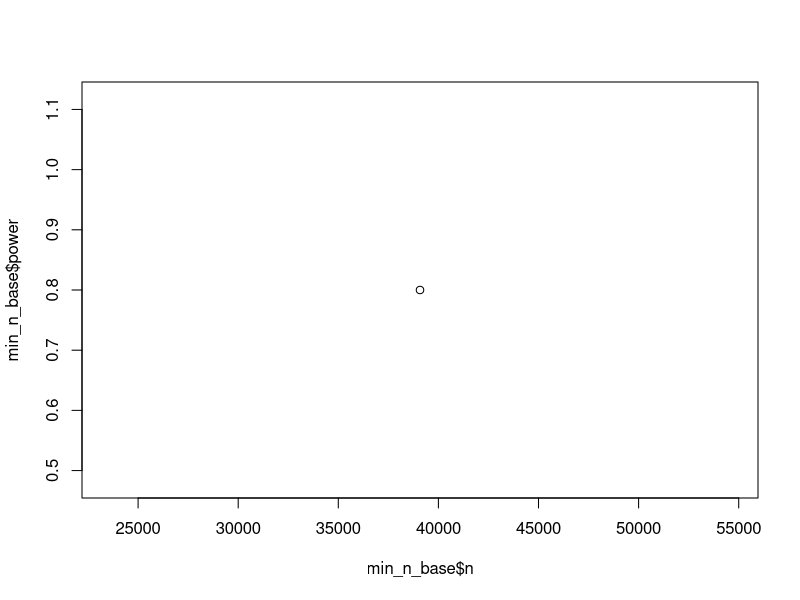
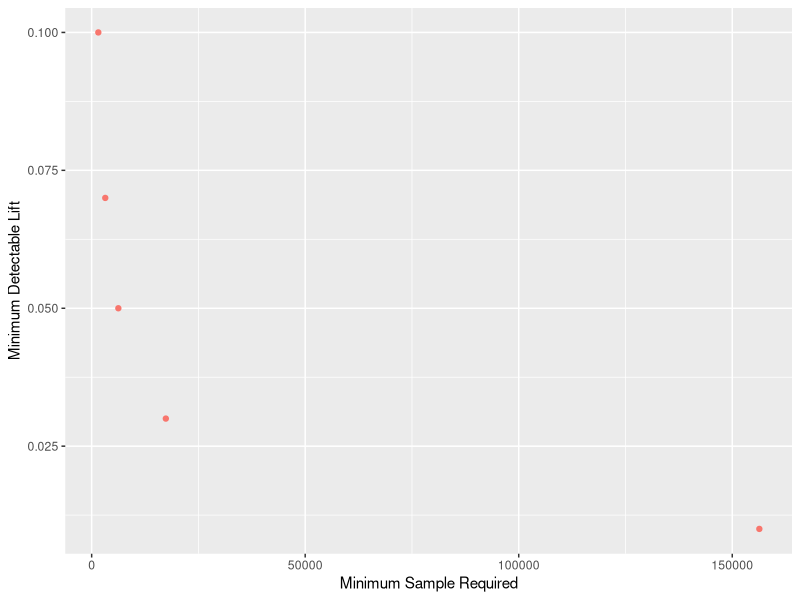
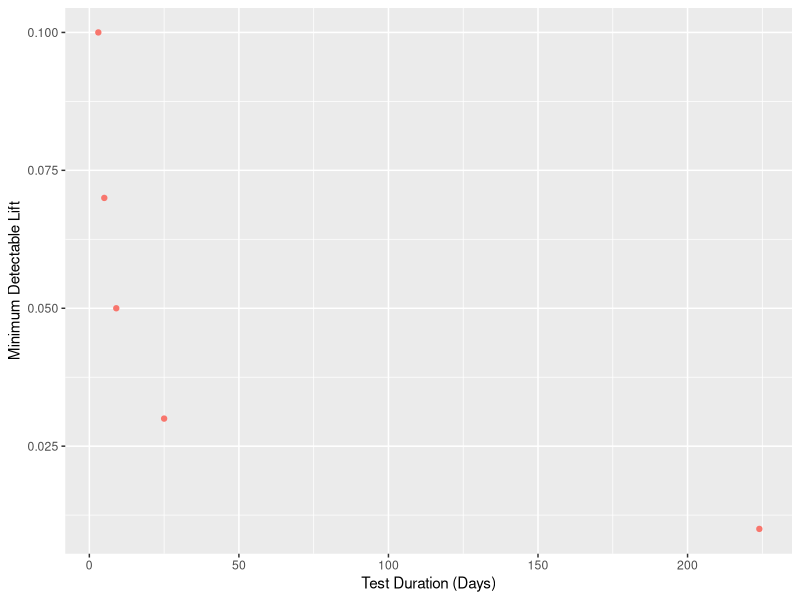
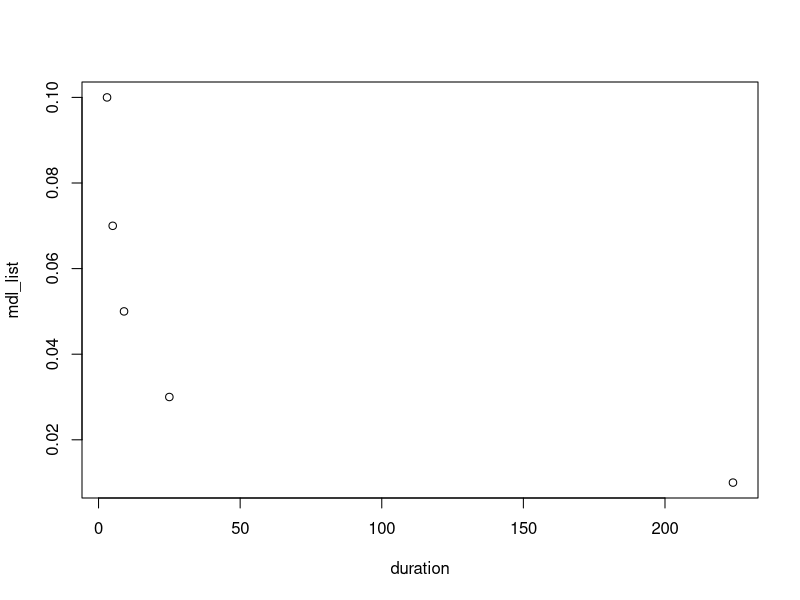
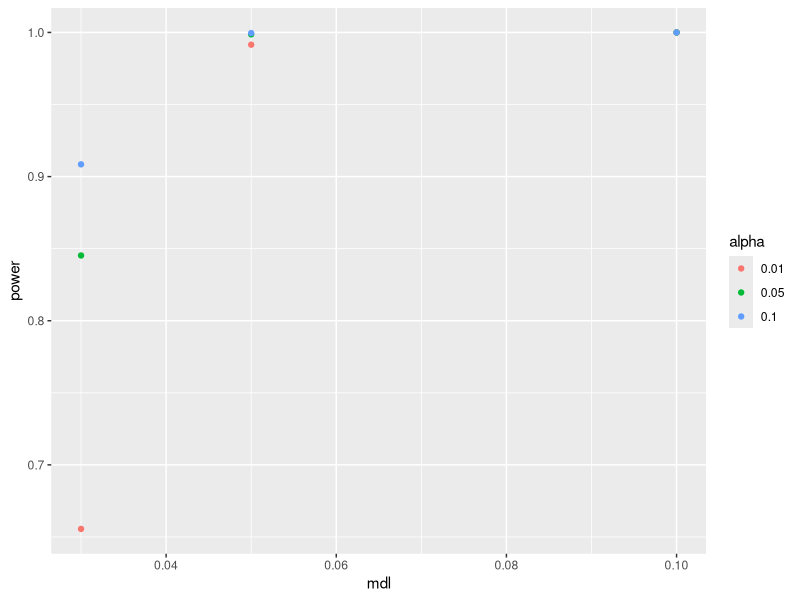

The R script that drew these images, in order:
##----------------------------------------------------------------
# IAA Homework 5: Power Curve Base Script
# Aaron Baker (ambaker31991@gmail.com)
##----------------------------------------------------------------

rm(list = ls())

require(dplyr)
require(ggplot2)
require(scales)

#--------------------------------------
# Calculate minimum sample size
#--------------------------------------

# Estimates of the control parameters:
p0 <- 0.501 # This typically comes from the historical data
daily_sample_amount <- 1400 # This typically the average historical daily amount in the time period expecting to test

#Set of minimum sample size parameters
alpha <- 0.05 #the probability of a false positive
beta <- 0.20 #the probability of a false negative
power <- 1 - beta #the probability of a true positive
mdl <- 0.02 # the minimum detectable lift to design test for. defined as the % difference
smp_ratio <- 1 #equal sample size in each variant 
direction <- 'two.sided' #type of test

#Calculate the minimum sample size (continuous) using power.t.test (base R)
min_n_base <- power.prop.test(n=NULL, #leaving this Null will return the minimum sample required
                           p1=p0,
                           p2=(p0*(1+mdl)),
                           sig.level=alpha, 
                           power=power, 
                           alternative=c(direction))

min_n_base$n #note this is per variant
plot(min_n_base$n, min_n_base$power)

## POWER CURVE ONE ## Hannah PPT
mdl_list = c(0.01, 0.03, 0.05, 0.07, 0.1)
n_list = c()
power_list = c()

for (i in mdl_list) {

  min_n_base <- power.prop.test(n=NULL, #leaving this Null will return the minimum sample required
                                p1=p0,
                                p2=(p0*(1+i)),
                                sig.level=alpha, 
                                power=power, 
                                alternative=c(direction))
  n_list <- c(n_list, min_n_base$n)
  power_list <- c(power_list, min_n_base$power)
}

df <- cbind(data.frame(mdl_list), data.frame(n_list))

ggplot(data = df, aes(x = n_list, y = mdl_list, color = "blue")) + geom_point(show.legend = FALSE) +
  xlab("Minimum Sample Required") + ylab("Minimum Detectable Lift")

#plot(n_list, mdl_list)

## Total Test Sample: ##
min_n <- ceiling(n_list+1) #typically round up and add one to deal with rounding errors
total_n <- min_n * 2

#Total Duration of Test
duration = ceiling(total_n/daily_sample_amount)

df <- cbind(data.frame(mdl_list), data.frame(duration))

ggplot(data = df, aes(x = duration, y = mdl_list, color = "blue")) + geom_point(show.legend = FALSE) +
  xlab("Test Duration (Days)") + ylab("Minimum Detectable Lift")

plot(duration, mdl_list) #16 day difference in duration between mdl = 0.03 and mdl = 0.05

## POWER CURVE TWO ## Taylor PPT
mdl_list = c(0.03, 0.05, 0.1)
alpha_list = c(0.01, 0.05, 0.10)
power_list = c()
df = data.frame( mdl = c(0.03,0.03,0.03,0.05,0.05,0.05,0.1,0.1,0.1),
                 alpha = c(alpha_list,alpha_list,alpha_list))

for (i in mdl_list) {
  for (a in alpha_list){
  
    min_n_base <- power.prop.test(n=14*daily_sample_amount, 
                                  p1=p0,
                                  p2=(p0*(1+i)),
                                  sig.level=a, 
                                  power=NULL, 
                                  alternative=c(direction))
    
    power_list <- c(power_list, min_n_base$power)
    }
}
df$power = power_list

df$alpha = as.factor(df$alpha)
ggplot(data = df, aes(x = mdl, y = power, color = alpha)) + geom_point()
# mdl = 0.03 and alpha = 0.01 does not reach power of 80% in 14 days

# reco mdl = 0.05 and alpha = 0.01 fpr power of 0.991 in a 14 day duration
# increasing mdl doesn't net much additional power, decreasing mdl gives up sunstantial pwer
# increasing alpha doesn't net additional power but does increase false positive rate 

